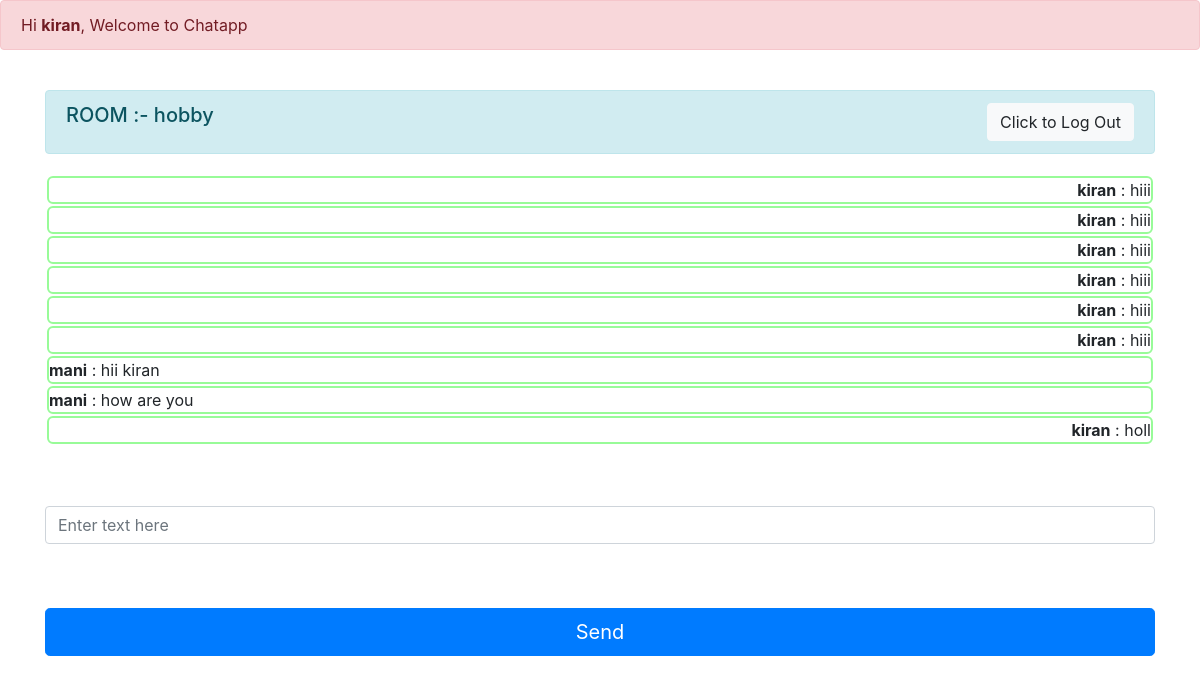
Page /ent (signed in) on the committed database.
### chatapp/models.py (models this page shows, shortened)
class Room(models.Model):
    name = models.CharField(max_length=20)
    slug = models.SlugField(max_length=100)

class Message(models.Model):
    user = models.ForeignKey(User, on_delete=models.CASCADE)
    content = models.TextField()
    room = models.ForeignKey(Room, on_delete=models.CASCADE)
    created_on = models.DateTimeField(auto_now_add=True)

### chatapp/views.py (the view)
# urls.py: path("<str:slug>", views.room, name="room"),
def room(request,slug):
    room_name=Room.objects.get(slug=slug).name
    messages=Message.objects.filter(room=Room.objects.get(slug=slug))
    return render(request, "room.html",{"room_name":room_name,"slug":slug,'messages':messages})

### templates/room.html (shortened to what this page needs)
{% extends 'base.html' %}
{% block content %}
{% if user.is_authenticated %}
  <div class="container">
    <div class="row d-flex justify-content-center">
        <div class="col-12">
            <div class="alert alert-info d-flex justify-content-between" role="alert">
              <h5>ROOM :- {{room_name}}</h5>
              <a href="/accounts/logout/">
                <button type="button" class="btn btn-light">Click to Log Out</button>
              </a>
            </div>
            <form>
                <div class="form-group">
                  {% if messages %}
                  <div class="jumbotron" id="chatbox" style="padding: 4px 2px;max-height: 300px;  /* Adjust the max-height as needed */
                  overflow-y: scroll;
                "">
                      {% for message in messages %}
                        <div class="chat-message {% if message.user == request.user %}text-right{% else %}text-left{% endif %}">
                          <b>{{ message.user.username }}</b> : {{ message.content }}<br>
                        </div>
                        {% endfor %}
                  </div>
                  {% else %}
                  <div class="jumbotron" id="chatbox" style="padding: 4px 2px;"></div>
                  <b>No Messages in this Room.</b>
                    {% endif %}
                </div>
                <br/>
                <div class="form-group" style="width: 100%;">
                    <input class="form-control" placeholder="Enter text here" id="my_input" type="text" required></br>
                </div>
                <br/>
                <input class="btn btn-primary btn-lg btn-block" id="submit_button" type="button" value="Send">
            </form>
        </div>
    </div>
</div>
{% endif %}
<br/>
{% endblock %}

### templates/base.html (shortened to what this page needs)
<!doctype html>
<html lang="en">
  <head>
    <link rel="stylesheet" href="https://cdn.jsdelivr.net/npm/bootstrap@4.3.1/dist/css/bootstrap.min.css">
  </head>
  <body>
    {% block header%}
    <div class="alert alert-danger" role="alert">
        Hi <b>{{ user.username }}</b>, Welcome to Chatapp
      </div>
      <br/>
    {% endblock %}
    <main>
      {% block content %}
      {% endblock %}
    </main>
  </body>
</html>

### templates/base.html (style rules this page uses)
.chat-message { width: 100%; border: 2px solid palegreen; border-radius: 6px; margin: 2px 0px; }
.jumbotron { background-color: white; }

### rows in the picture
Room: name "hobby"
Message: user.username "kiran", content "hiii"
Message: user.username "kiran", content "hiii"
Message: user.username "kiran", content "hiii"
Message: user.username "kiran", content "hiii"
Message: user.username "kiran", content "hiii"
Message: user.username "kiran", content "hiii"
Message: user.username "mani", content "hii kiran"
Message: user.username "mani", content "how are you"
Message: user.username "kiran", content "holl"

### other values in the picture
{{ user.username }} "kiran"
